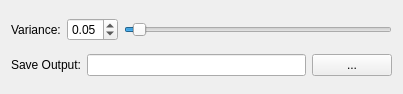
<?xml version="1.0" encoding="UTF-8"?>
<ui version="4.0">
 <class>RobustMeanStacking</class>
 <widget class="QWidget" name="RobustMeanStacking">
  <property name="geometry">
   <rect>
    <x>0</x>
    <y>0</y>
    <width>403</width>
    <height>94</height>
   </rect>
  </property>
  <property name="sizePolicy">
   <sizepolicy hsizetype="Minimum" vsizetype="Minimum">
    <horstretch>0</horstretch>
    <verstretch>0</verstretch>
   </sizepolicy>
  </property>
  <property name="windowTitle">
   <string>Frame</string>
  </property>
  <property name="title" stdset="0">
   <string>Exponential</string>
  </property>
  <property name="checkable" stdset="0">
   <bool>true</bool>
  </property>
  <layout class="QVBoxLayout" name="verticalLayout">
   <item>
    <layout class="QHBoxLayout" name="horizontalLayout_2">
     <item>
      <widget class="QLabel" name="label_3">
       <property name="text">
        <string>Variance:</string>
       </property>
      </widget>
     </item>
     <item>
      <widget class="QDoubleSpinBox" name="variance">
       <property name="decimals">
        <number>2</number>
       </property>
       <property name="minimum">
        <double>0.000000000000000</double>
       </property>
       <property name="maximum">
        <double>1.000000000000000</double>
       </property>
       <property name="singleStep">
        <double>0.010000000000000</double>
       </property>
       <property name="value">
        <double>0.050000000000000</double>
       </property>
      </widget>
     </item>
     <item>
      <widget class="QSlider" name="varianceSlider">
       <property name="minimum">
        <number>1</number>
       </property>
       <property name="maximum">
        <number>100</number>
       </property>
       <property name="value">
        <number>4</number>
       </property>
       <property name="orientation">
        <enum>Qt::Horizontal</enum>
       </property>
      </widget>
     </item>
    </layout>
   </item>
   <item>
    <layout class="QHBoxLayout" name="horizontalLayout">
     <item>
      <widget class="QLabel" name="label">
       <property name="text">
        <string>Save Output:</string>
       </property>
      </widget>
     </item>
     <item>
      <widget class="QLineEdit" name="filename">
       <property name="enabled">
        <bool>true</bool>
       </property>
      </widget>
     </item>
     <item>
      <widget class="QPushButton" name="filenameOpen">
       <property name="enabled">
        <bool>true</bool>
       </property>
       <property name="sizePolicy">
        <sizepolicy hsizetype="Fixed" vsizetype="Fixed">
         <horstretch>0</horstretch>
         <verstretch>0</verstretch>
        </sizepolicy>
       </property>
       <property name="text">
        <string>...</string>
       </property>
      </widget>
     </item>
    </layout>
   </item>
  </layout>
 </widget>
 <resources/>
 <connections/>
</ui>
